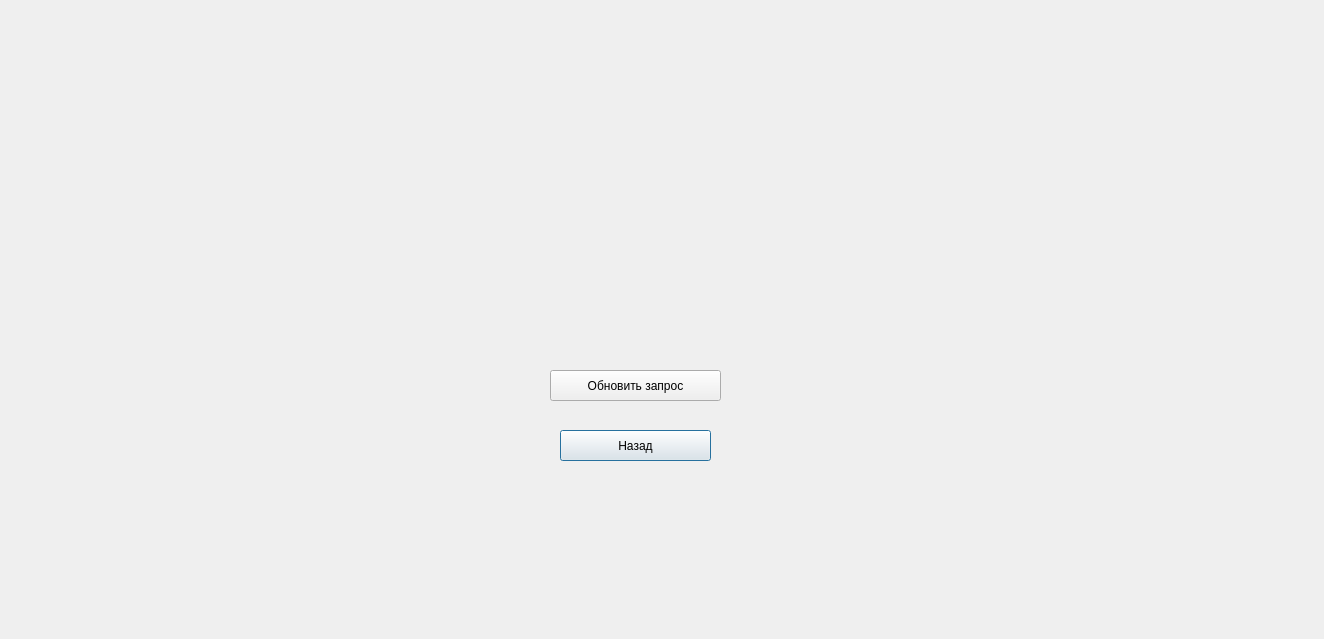
<?xml version="1.0" encoding="UTF-8"?>
<ui version="4.0">
 <class>Viewing</class>
 <widget class="QDialog" name="Viewing">
  <property name="geometry">
   <rect>
    <x>0</x>
    <y>0</y>
    <width>1324</width>
    <height>639</height>
   </rect>
  </property>
  <property name="windowTitle">
   <string>Dialog</string>
  </property>
  <widget class="QPushButton" name="back">
   <property name="geometry">
    <rect>
     <x>560</x>
     <y>430</y>
     <width>151</width>
     <height>31</height>
    </rect>
   </property>
   <property name="text">
    <string>Назад</string>
   </property>
  </widget>
  <widget class="QLabel" name="exec_from_server">
   <property name="enabled">
    <bool>true</bool>
   </property>
   <property name="geometry">
    <rect>
     <x>350</x>
     <y>90</y>
     <width>531</width>
     <height>191</height>
    </rect>
   </property>
   <property name="text">
    <string/>
   </property>
  </widget>
  <widget class="QPushButton" name="Send_exec">
   <property name="geometry">
    <rect>
     <x>550</x>
     <y>370</y>
     <width>171</width>
     <height>31</height>
    </rect>
   </property>
   <property name="text">
    <string>Обновить запрос</string>
   </property>
  </widget>
 </widget>
 <resources/>
 <connections/>
</ui>
